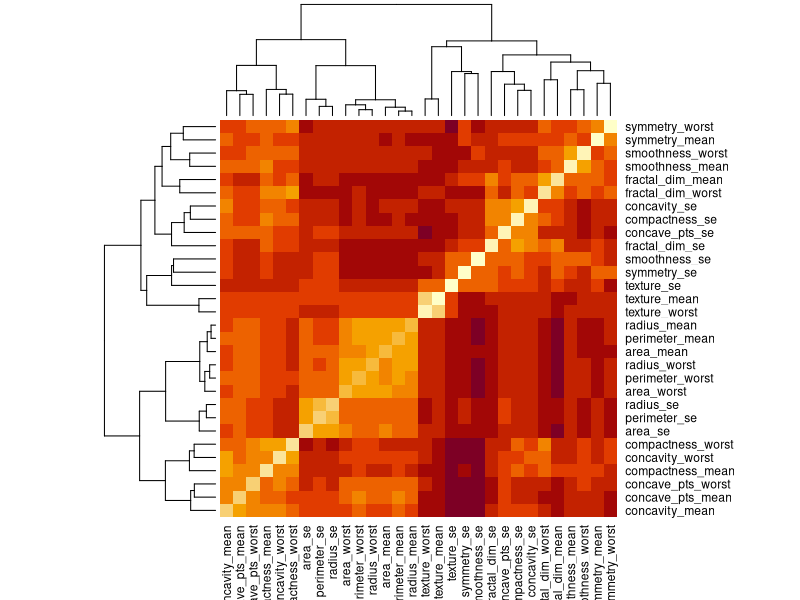
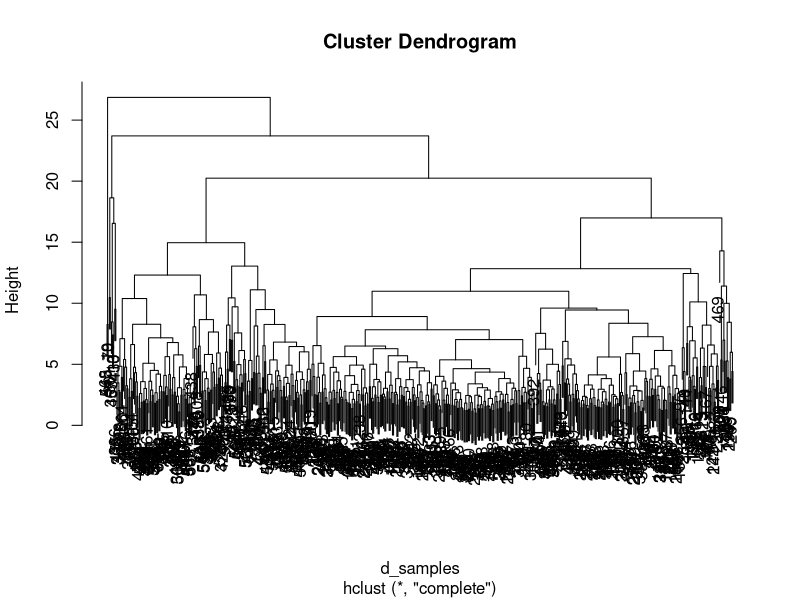
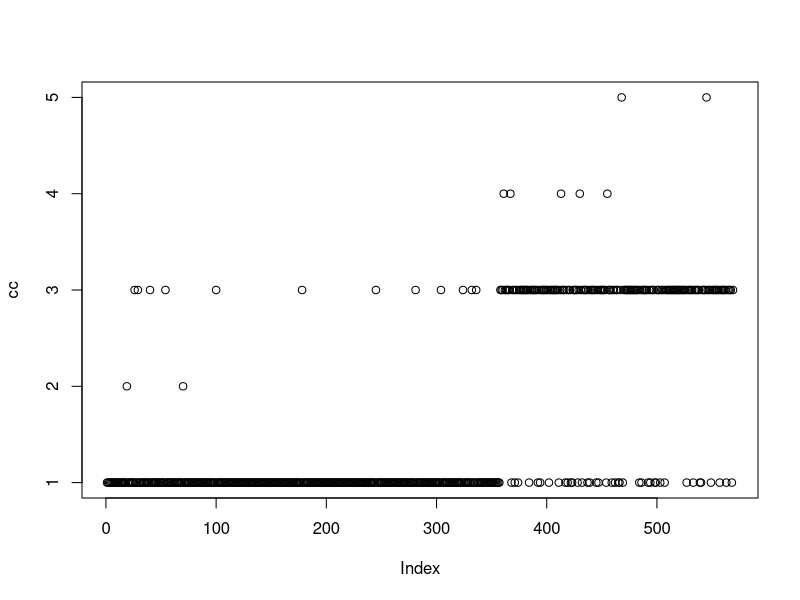
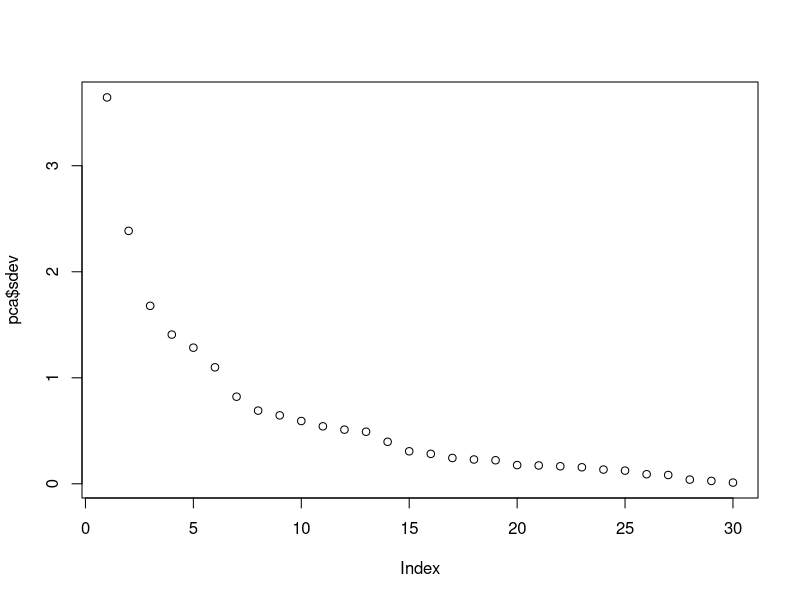
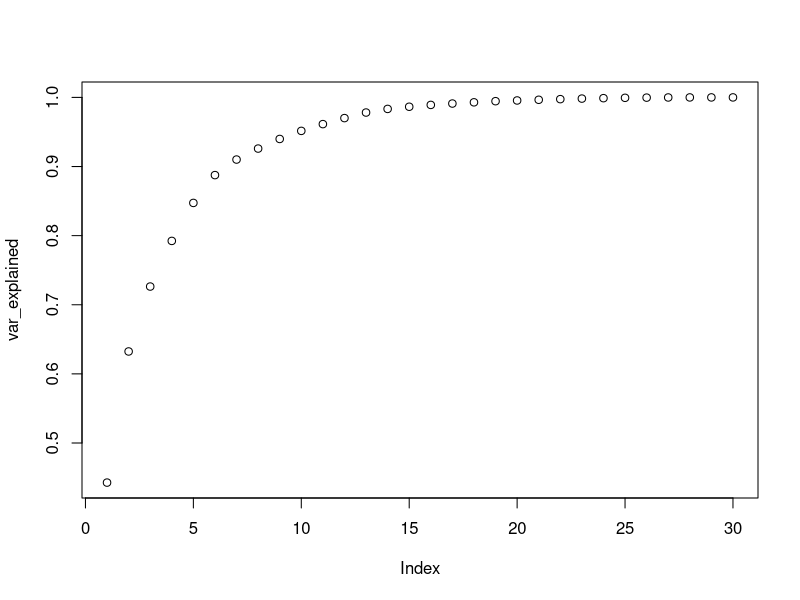
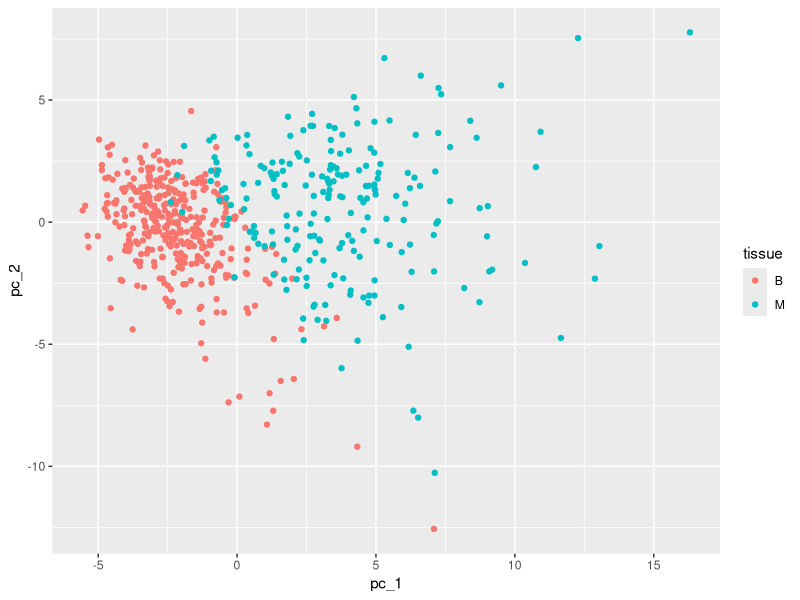
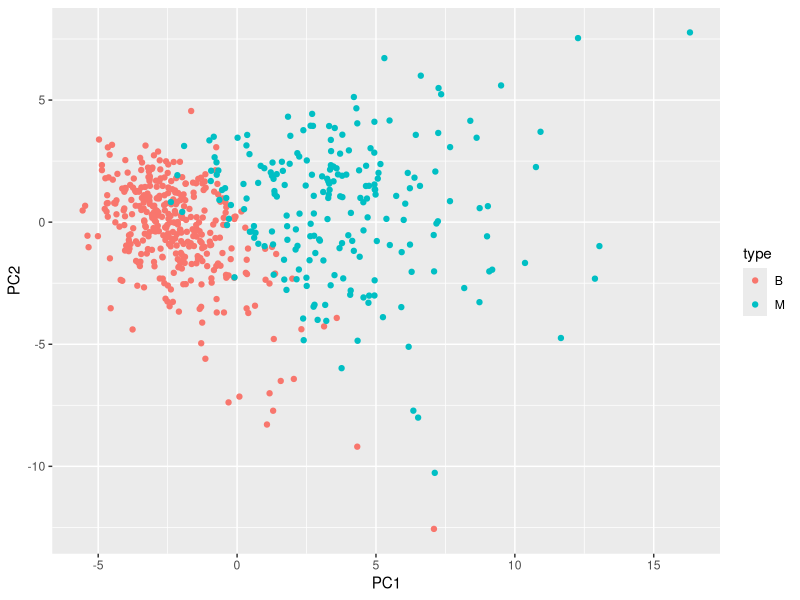
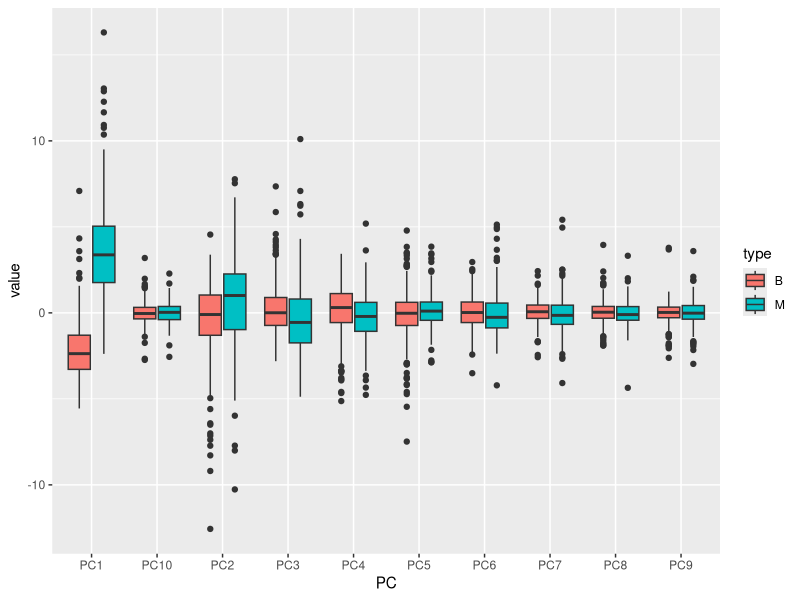

Write the R code that produced these figures, in order. (Note: this script raises an error after producing the figures.)
options(digits = 3)
library(matrixStats)
library(tidyverse)
library(caret)
library(dslabs)
data(brca)
View(high)

x <- brca$x
y <- brca$y

#Q1
dim(brca$x)[1]
dim(brca$x)[2]
mean(brca$y == "M")
which.max(colMeans(brca$x))
which.min(colSds(brca$x))

#Q2
?sweep
x <- sweep(x, 2, colMeans(x), "-")
x <- sweep(x, 2, colSds(x), "/")

sd(x[,1])
median(x[,1])

#Q3
?dist

d_samples <- dist(x)
dist_BtoB <- as.matrix(d_samples)[1, brca$y == "B"]
mean(dist_BtoB[2:length(dist_BtoB)])

dist_BtoM <- as.matrix(d_samples)[1, brca$y == "M"]
mean(dist_BtoM)

#Q4
?t
?heatmap
d_features <- dist(t(x))
heatmap(as.matrix(d_features))

#Q5
hcl <- hclust(d_samples)
plot(hcl)
cc <- cutree(hcl, 5)
cc
plot(cc)

#or
h <- hclust(d_features)
groups <- cutree(h, k = 5)
split(names(groups), groups)

####Assessment
#Q6
pca <- prcomp(x)

dim(pca$rotation)

dim(pca$x)

plot(pca$sdev)

var_explained <- cumsum(pca$sdev^2/sum(pca$sdev^2))
var_explained
plot(var_explained)

#or
pca <- prcomp(x)
summary(pca)     # first value of Cumulative Proportion that exceeds 0.9: PC7

#Q7
pc <- pca
data.frame(pc_1 = pc$x[,1], pc_2 = pc$x[,2], 
           tissue = y) %>%
  ggplot(aes(pc_1, pc_2, color = tissue)) +
  geom_point()

#or
data.frame(pca$x[,1:2], type = brca$y) %>%
  ggplot(aes(PC1, PC2, color = type)) +
  geom_point()

#Q8
data.frame(type = brca$y, pca$x[,1:10]) %>%
  gather(key = "PC", value = "value", -type) %>%
  ggplot(aes(PC, value, fill = type)) +
  geom_boxplot()

####Assessment
set.seed(1, sample.kind = "Rounding")    # if using R 3.6 or later
test_index <- createDataPartition(brca$y, times = 1, p = 0.2, list = FALSE)
test_x <- x[test_index,]
test_y <- brca$y[test_index]
train_x <- x[-test_index,]
train_y <- brca$y[-test_index]

#Q9
mean(train_y=="B")
mean(test_y=="B")

#Q10a
predict_kmeans <- function(x, k) {
  centers <- k$centers    # extract cluster centers
  # calculate distance to cluster centers
  distances <- sapply(1:nrow(x), function(i){
    apply(centers, 1, function(y) dist(rbind(x[i,], y)))
  })
  max.col(-t(distances))  # select cluster with min distance to center
}

library(caret)
set.seed(3, sample.kind = "Rounding")    # if using R 3.6 or later
k <- kmeans(train_x, centers = 2)
kmeans_preds <- ifelse(predict_kmeans(test_x, k) == 1, "B", "M")
mean(kmeans_preds == test_y)

#Q10b
table(test_y, kmeans_preds)

sensitivity(factor(kmeans_preds), test_y, positive = "B")
sensitivity(factor(kmeans_preds), test_y, positive = "M")

#Q11
fit <- train(train_x, train_y, method = "glm")
glm_preds <- predict(fit, test_x)
confusionMatrix(data = y_hat, reference = test_y)$overall["Accuracy"]

#or
train_glm <- train(train_x, train_y, method = "glm")
glm_preds <- predict(train_glm, test_x)
mean(glm_preds == test_y)

#Q12
train_lda <- train(train_x, train_y, method = "lda")
lda_preds <- predict(train_lda, test_x)
mean(lda_preds == test_y)

train_qda <- train(train_x, train_y, method = "qda")
qda_preds <- predict(train_qda, test_x)
mean(qda_preds == test_y)

#Q13
library(gam)

train_loess <- train(train_x, train_y , 
                     method = "gamLoess")
gamLoess_preds <- predict(train_loess, test_x)
mean(gamLoess_preds == test_y)

#or
set.seed(5, sample.kind = "Rounding") # simulate R 3.5
train_loess <- train(train_x, train_y, method = "gamLoess")
loess_preds <- predict(train_loess, test_x)
mean(loess_preds == test_y)

####
#Q14
set.seed(7, sample.kind = "Rounding")
k <- seq(3,21,1)
train_knn <- train(train_x, train_y, method = "knn", tuneGrid = data.frame(k))
knn_preds <- predict(train_knn, test_x)
mean(knn_preds == test_y)
train_knn$bestTune

#or
knn_preds <- predict(train_knn, test_x)
mean(knn_preds == test_y)

#Q15a
set.seed(9, sample.kind = "Rounding")
mtry <- c(3,5,7,9)
train_rf <- train(train_x, train_y, method = "rf", tuneGrid = data.frame(mtry), importance = TRUE)
rf_preds <- predict(train_rf, test_x)
mean(rf_preds == test_y)
train_rf$bestTune
train_rf$finalModel$importance
varImp(train_rf)

#Q16a
models <- c("K means", "glm", "lda", "qda", "gamLoess", "knn", "rf")

fits <- lapply(models, function(model){ 
  print(model)
  train(train_x, train_y, method = model)
}) 

names(fits) <- models
fits

preds <- sapply(fits, function(fit){
  predict(fit, test_x)
})
dim(preds)
View(preds)
class(preds)
acc <- colMeans(pred == mnist_27$test$y)
acc
mean(acc)
?rbind
#Q4

votes <- rowMeans(preds == "M")
y_hat <- ifelse(votes > 0.5, "M", "B")
mean(y_hat == test_y)

#or
ensemble <- cbind(glm = glm_preds == "B", lda = lda_preds == "B", qda = qda_preds == "B", loess = loess_preds == "B", rf = rf_preds == "B", knn = knn_preds == "B", kmeans = kmeans_preds == "B")

ensemble_preds <- ifelse(rowMeans(ensemble) > 0.5, "B", "M")
mean(ensemble_preds == test_y)

#Q16b
models <- c("K means", "Logistic regression", "LDA", "QDA", "Loess", "K nearest neighbors", "Random forest", "Ensemble")
accuracy <- c(mean(kmeans_preds == test_y),
              mean(glm_preds == test_y),
              mean(lda_preds == test_y),
              mean(qda_preds == test_y),
              mean(loess_preds == test_y),
              mean(knn_preds == test_y),
              mean(rf_preds == test_y),
              mean(ensemble_preds == test_y))
data.frame(Model = models, Accuracy = accuracy)
